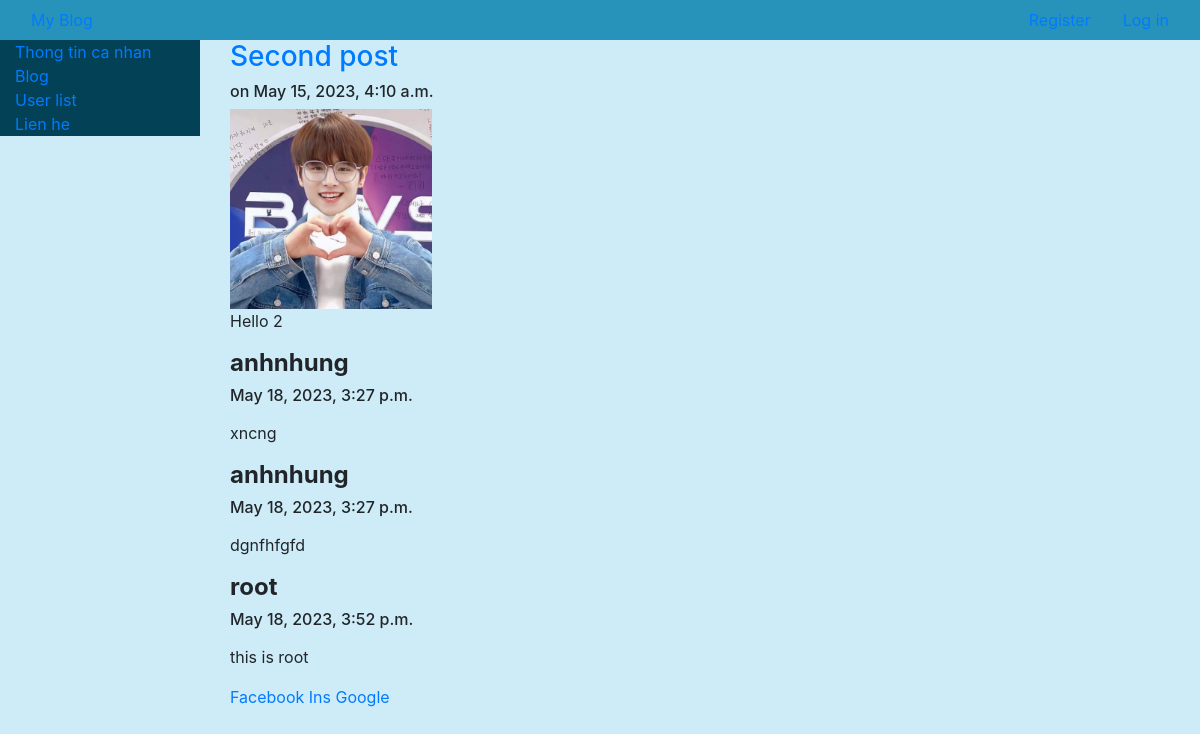
The app's page /blog/2/ with its own data.
### blog/models.py (models this page shows, shortened)
class Post(models.Model):
    title = models.CharField(max_length=100)
    body = models.TextField()
    date = models.DateTimeField(auto_now_add=True)
    image = models.ImageField(null=True)

class Comment(models.Model):
    post = models.ForeignKey(
        Post, on_delete=models.CASCADE, related_name='comments')
    author = models.ForeignKey(
        settings.AUTH_USER_MODEL, on_delete=models.CASCADE)
    body = models.TextField()
    date = models.DateTimeField(auto_now_add=True)

### blog/views.py (the view)
# urls.py: path('<int:pk>/', views.post, name='post')
def post(request, pk):
    post = get_object_or_404(Post, pk=pk)
    form = CommmentForm()
    if request.method == 'POST':
        form = CommmentForm(request.POST, author=request.user, post=post)
        if form.is_valid():
            form.save()
            return HttpResponseRedirect(request.path)
    return render(request, 'blog/post.html', {'post': post, 'form': form})

### blog/templates/blog/post.html (shortened to what this page needs)
{% extends "pages/base.html" %}
{% block content %}
<h3><a href="{% url 'post' post.id %}">{{post.title}}</a></h3>
<h6>on {{post.date}}</h6>
{% if post.image %}
<img src="{{post.image.url}}" height="200px">
{% else %}
<p></p>
{% endif %}
{{post.body|safe|linebreaks}}
{% for comment in post.comments.all %}
<h4><strong>{{comment.author}}</strong></h4>
<h6>
    <p>{{comment.date}}</p>
</h6>
<p>{{comment.body|safe|linebreaks}}</p>
{% endfor %}
{% endblock %}

### home/templates/pages/base.html (shortened to what this page needs)
<!DOCTYPE html>
<html lang="en">
<head>
    {% load static %}
    <link rel="stylesheet" href=" {% static 'css/update/base.css' %}" type="text/css">
    <link rel="stylesheet" href=" {% static 'css/bootstrap.min.css' %}" type="text/css">
</head>
<body>
    <div class="container-fluid update-container" style="min-height: 95%;">
        <div class="row">
            <div class="col-sm-2" style="background-color: var(--navbar-color);">
                <ul class="nav">
                    <li class="nav-item">
                        <a class="nav-link" href="#">My Blog</a>
                    </li>
                </ul>
            </div>
            <div class="col-sm-10" style="background-color: var(--navbar-color);">
                <ul class="nav justify-content-end">
                    {% if user.username %}
                    <p>Hello {{user.username}}</p>
                    <li class="nav-item">
                        <a class="nav-link" href="{% url 'logout'%}">Log out</a>
                    </li>
                    {% else %}
                    <li class="nav-item">
                        <a class="nav-link" href="{% url 'register'%}">Register</a>
                    </li>
                    <li class="nav-item">
                        <a class="nav-link" href="{% url 'login'%}">Log in</a>
                    </li>
                    {% endif %}
                </ul>
            </div>
        </div>
        <div class="row">
            <div class="col-sm-2" style="background-color: var(--sidebar-color); height: 100%;">
                <div class="bs-sliderbar">
                    <ul class="nav flex-column">
                        <li class="nav-item">
                            <a href="/">Thong tin ca nhan</a>
                        </li>
                        <li class="nav-item">
                            <a href="{% url 'blog' %}">Blog</a>
                        </li>
                        <li class="nav-item">
                            <a href="{% url 'user_list' %}">User list</a>
                        </li>
                        <li class="nav-item">
                            <a href="{% url 'contact' %}">Lien he</a>
                        </li>
                    </ul>
                </div>
            </div>
            <div class="col-sm-10">
                <div class="container-fluid">
                    {% block content %}{% endblock %}
                </div>
                <footer>
                    <div class="container-fluid">
                        <a href="#">Facebook</a>
                        <a href="#">Ins</a>
                        <a href="#">Google</a>
                    </div>
                </footer>
            </div>
        </div>
    </div>
</body>
</html>

### static/css/update/base.css (style rules this page uses)
:root { --primary-color: #cdecf7; --navbar-color:#2793ba; --sidebar-color:#034157; }
.update-container { display: flex; flex-direction: column; }
.row:last-child { flex-grow: 1; }

### home/templates/pages/base.html (style rules this page uses)
html, body { height: 100%; background-color: var(--primary-color); }

### records on screen
Post: title "Second post", date "May 15, 2023, 4:10 a.m.", image (picture), body "Hello 2"
Comment: author "anhnhung", date "May 18, 2023, 3:27 p.m.", body "xncng"
Comment: author "anhnhung", date "May 18, 2023, 3:27 p.m.", body "dgnfhfgfd"
Comment: author "root", date "May 18, 2023, 3:52 p.m.", body "this is root"
